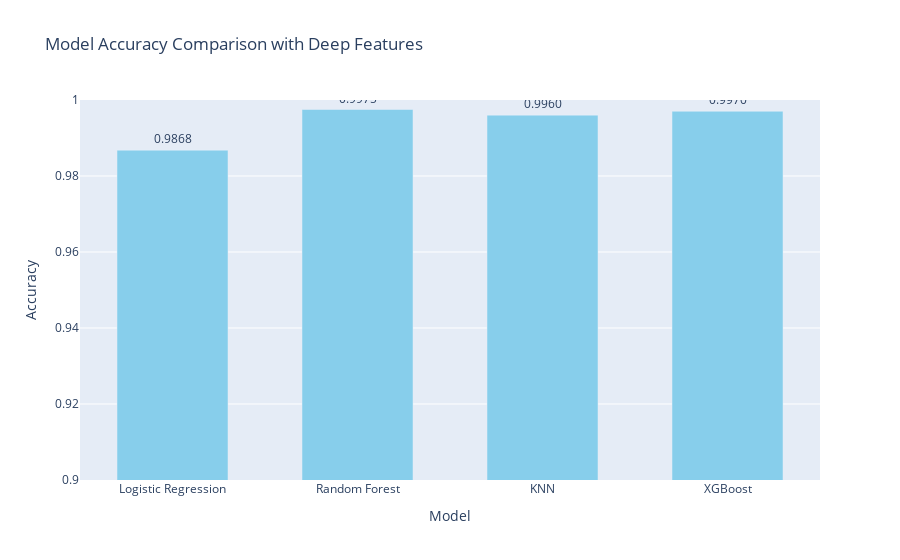
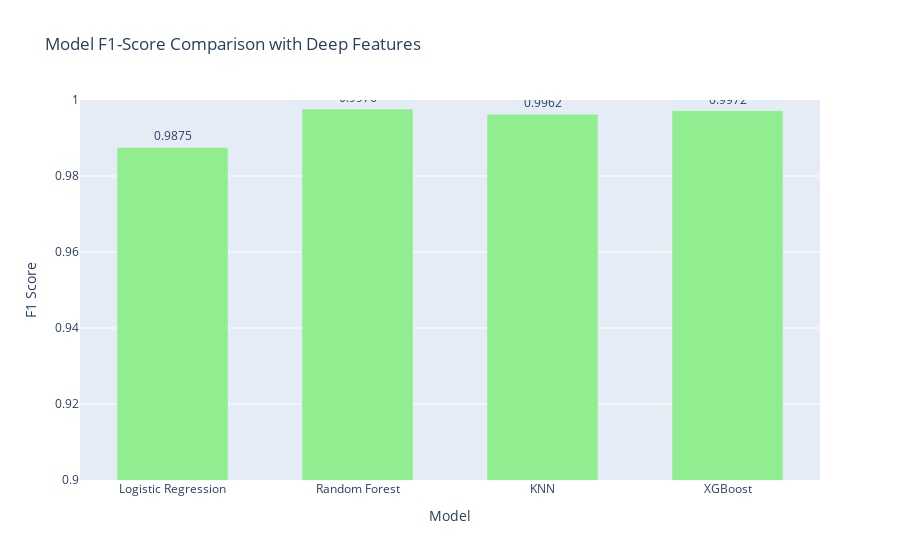

The cell these charts' notebook holds for them, in order:
### Code cell
import plotly.graph_objects as go

model_names = ['Logistic Regression', 'Random Forest', 'KNN', 'XGBoost']
accuracies = [
    accuracy_score(y_test, y_pred_lr),
    accuracy_score(y_test, y_pred_rf),
    accuracy_score(y_test, y_pred_knn),
    accuracy_score(y_test, y_pred_xgb)
]
# Accuracy Bar Plot
fig_acc = go.Figure()
fig_acc.add_trace(go.Bar(
    x=model_names,
    y=accuracies,
    marker_color='skyblue',
    text=[f"{v:.4f}" for v in accuracies],
    textposition='outside'
))
fig_acc.update_layout(
    title="Model Accuracy Comparison with Deep Features",
    xaxis_title="Model",
    yaxis_title="Accuracy",
    yaxis=dict(range=[0.9, 1.0]),
    bargap=0.4
)
fig_acc.show()

# F1-Score Bar Plot
fig_f1 = go.Figure()
fig_f1.add_trace(go.Bar(
    x=model_names,
    y=f1_scores,
    marker_color='lightgreen',
    text=[f"{v:.4f}" for v in f1_scores],
    textposition='outside'
))
fig_f1.update_layout(
    title="Model F1-Score Comparison with Deep Features",
    xaxis_title="Model",
    yaxis_title="F1 Score",
    yaxis=dict(range=[0.9, 1.0]),
    bargap=0.4
)
fig_f1.show()

### Figure 1 — Plotly figure (JSON) as saved in the notebook; plotly's stock layout.template omitted (floating-point values rounded to 4 significant figures)
{"data": [{"marker": {"color": "skyblue"}, "text": ["0.9868", "0.9975", "0.9960", "0.9970"], "textposition": "outside", "type": "bar", "x": ["Logistic Regression", "Random Forest", "KNN", "XGBoost"], "y": [0.9868, 0.9975, 0.996, 0.997]}], "layout": {"bargap": 0.4, "title": {"text": "Model Accuracy Comparison with Deep Features"}, "xaxis": {"title": {"text": "Model"}}, "yaxis": {"range": [0.9, 1], "title": {"text": "Accuracy"}}}}

### Figure 2 — Plotly figure (JSON) as saved in the notebook; plotly's stock layout.template omitted (floating-point values rounded to 4 significant figures)
{"data": [{"marker": {"color": "lightgreen"}, "text": ["0.9875", "0.9976", "0.9962", "0.9972"], "textposition": "outside", "type": "bar", "x": ["Logistic Regression", "Random Forest", "KNN", "XGBoost"], "y": [0.9875, 0.9976, 0.9962, 0.9972]}], "layout": {"bargap": 0.4, "title": {"text": "Model F1-Score Comparison with Deep Features"}, "xaxis": {"title": {"text": "Model"}}, "yaxis": {"range": [0.9, 1], "title": {"text": "F1 Score"}}}}
